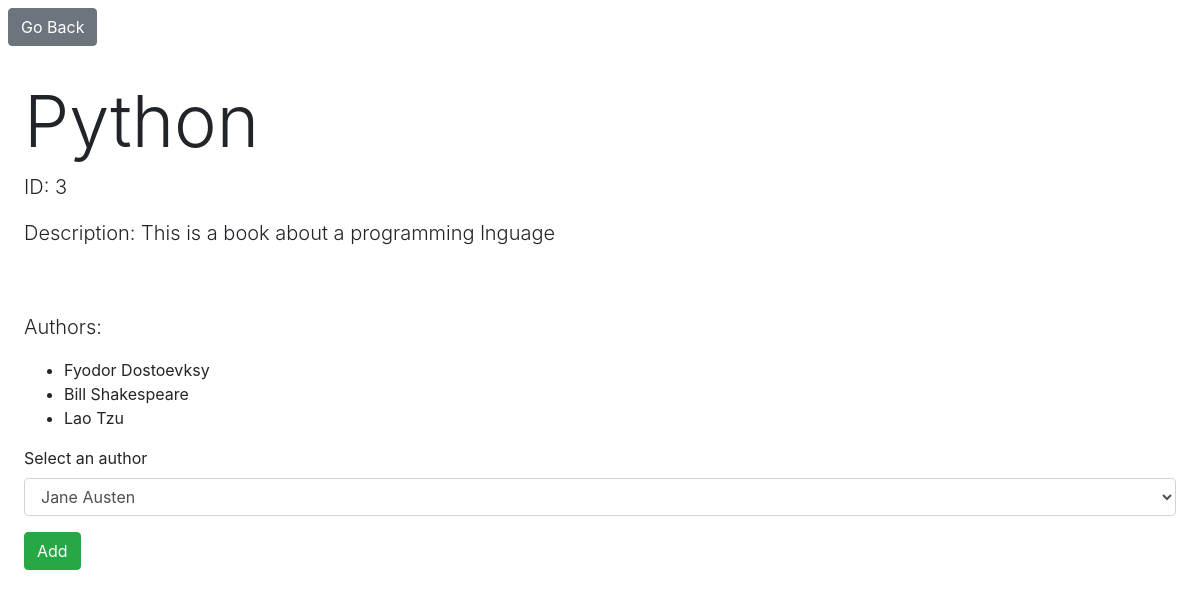
Page /books/3 on the earlier database version.
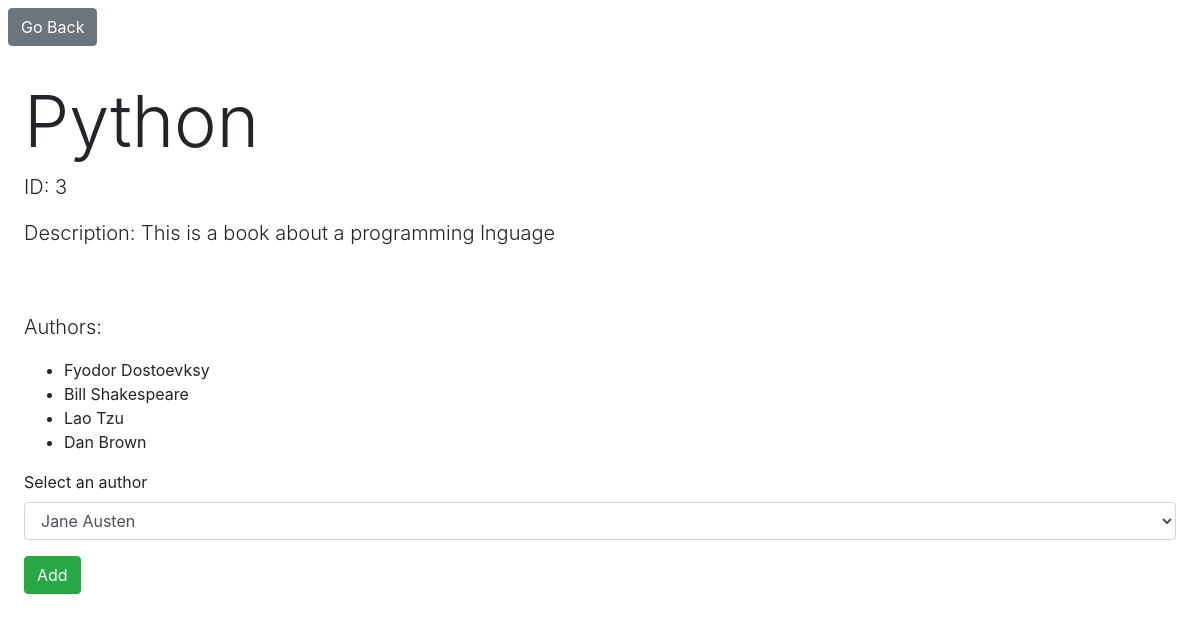
Same page on the later database version.
### book_authors_app/models.py (models this page shows)
class Author(models.Model):
    first_name = models.CharField(max_length=255)
    last_name = models.CharField(max_length=255)
    notes = models.TextField()
    books = models.ManyToManyField(Book, related_name="authors")
    created_at = models.DateTimeField(auto_now_add=True)
    updated_at = models.DateTimeField(auto_now=True)
    def __str__(self):
        return self.first_name + " " + self.last_name

### book_authors_app/views.py (the view)
# urls.py: path('books/<str:book_id>', views.book_view),
def book_view(request, book_id):
    this_book = Book.objects.get(id=book_id)
    this_book.authors.all().order_by("id")
    print(this_book.authors.all())
    actual_authors = []
    options = []
    for author in this_book.authors.values():
        actual_authors.append(author["id"])
    actual_authors.sort()
    for author in Author.objects.all():
        print("first_for", author.id)
        if actual_authors:
            for author_id in actual_authors:
                print("second_for", author_id)
                if author_id == author.id:
                    print(author.id, author_id)
                    actual_authors.pop(0)
                    break
                else:
                    options.append(author)
                    break
        else:
            options.append(author)
    context = {
        "book": this_book,
        "option": options
    }
    return render(request, "book_desc.html", context)

### book_authors_app/templates/book_desc.html (shortened to what this page needs)
<!DOCTYPE html>
<html lang="en">
<head>
    {% load bootstrap4 %}
    {% bootstrap_css %}
</head>
<body>
<a role="button" class="btn btn-secondary m-2" href="/books">Go Back</a>
    <div class="container-fluid p-4">
        <h1 class="display-3">{{ book.title }}</h1>
        <p class="lead">ID: {{ book.id }}</p>
        <p class="lead">Description: {{ book.desc }}</p>
    </div>
    <div class="container-fluid p-4">
        <p class="lead">Authors:</p>
        <ul>
            {% for author in book.authors.values %}
                <li>{{ author.first_name }} {{ author.last_name }}</li>
            {% endfor %}
        </ul>
        <form action="{{ book.id }}/add_author" method="POST">
            <div class="form-group">
                <label for="author_select">Select an author</label>
                <select class="form-control" id="author_select" name="author_choice">
                    {% for author in option %}
                        <option>{{ author.first_name }} {{ author.last_name }}</option>
                    {% endfor %}
                </select>
            </div>
            <button type="submit" class="btn btn-success mb-2">Add</button>
        </form>
    </div>
</body>
</html>

Differences in the rows shown:
now on this page (row edited): Author: first_name "Dan", last_name "Brown"
